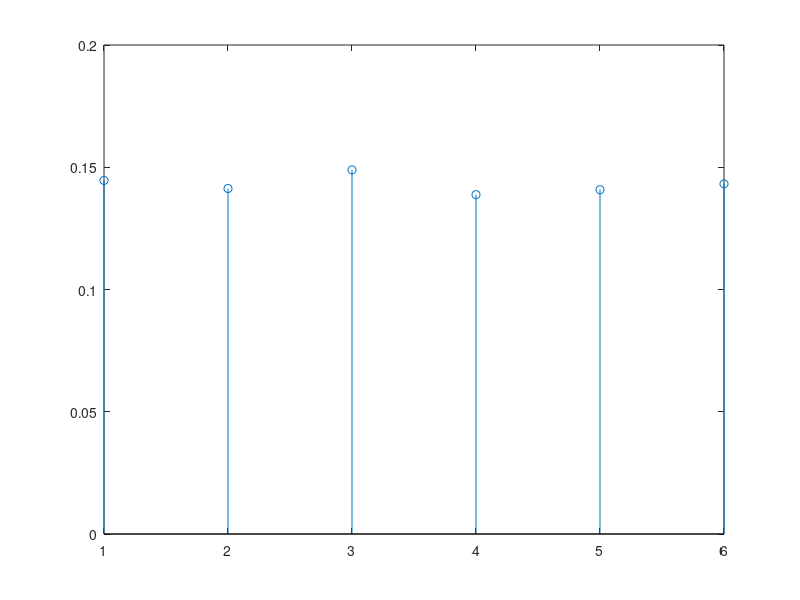

This figure's MATLAB source: (Note: this script raises an error after producing the figure.)
N = 10000;
lados = 6;
dados = 1;
 
px=floor(rand(dados,N)*(lados+1));
 
%Funcao probabilidade massa
prob=[sum(px==1)/N,sum(px==2)/N,sum(px==3)/N,sum(px==4)/N,sum(px==5)/N,sum(px==6)/N];
 
stem(1:lados, prob)

%Funcao distribuicao acumulada
acum=[0 cumsum(probabilidade)];
 
stairs(0:6,acum)

printf("ola mundo")